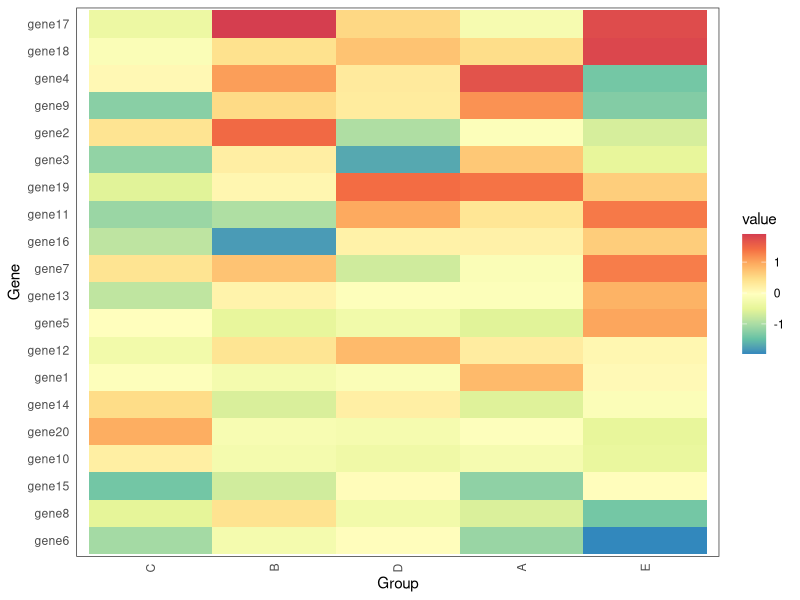
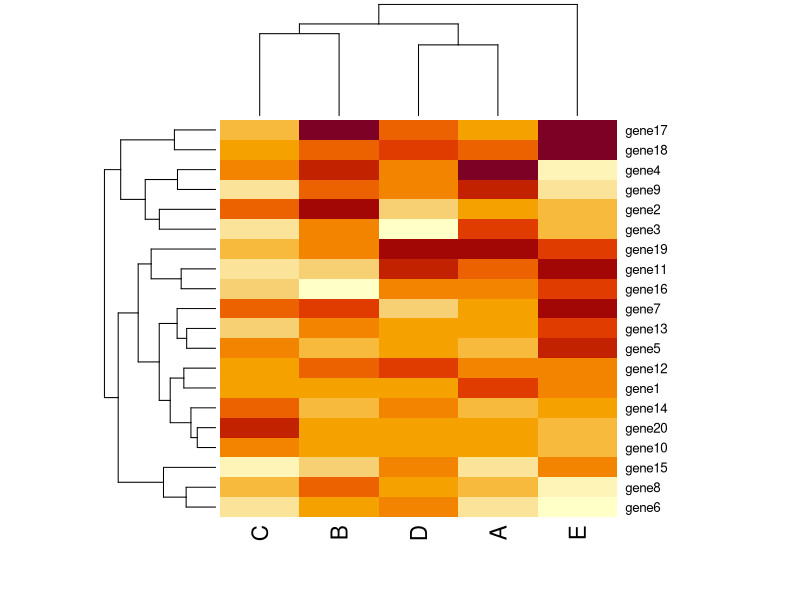

These figures' R source, in order: (Note: this script raises an error after producing the figures.)
suppressPackageStartupMessages({
  library(ggplot2)
  library(reshape2)
  library(RColorBrewer)
})

data <- matrix(rnorm(100), ncol = 5)
colnames(data) <- c("A", "B", "C", "D", "E")
rownames(data) <- paste0("gene", 1:nrow(data))
df           <- melt(data)

colnames(df) <- c("Gene", "Group", "Value")
head(df)

dev.new()
clr <- heatmap(data, scale = "none")
dev.off()

gene.idx  <- rownames(data)[clr$rowInd]
group.idx <- colnames(data)[clr$colInd]

df$Gene  <- factor(df$Gene, levels = gene.idx)
df$Group <- factor(df$Group, levels = group.idx)
ghm <- ggplot(df, aes(x = Group, y = Gene, fill = Value))
ghm <- ghm + geom_tile()
ghm <- ghm + theme_bw()
ghm <- ghm + theme(plot.background = element_blank(),
                   panel.grid.minor = element_blank(),
                   panel.grid.major = element_blank(),
                   panel.background = element_blank(),
                   axis.line = element_blank(),
                   axis.ticks = element_blank(),
                   strip.background = element_rect(fill = "white", colour = "white"),
                   axis.text.x = element_text(angle = 90, vjust = 0.5, hjust = 1))
ghm <- ghm + scale_fill_gradientn("value", colours = rev(brewer.pal(9, "Spectral")), na.value = "white")
ghm <- ghm + xlab("Group") + ylab("Gene")
ghm
p
clr
dev.new()
clr <- heatmap(data, scale = "none")
dev.off()
dev.off()
